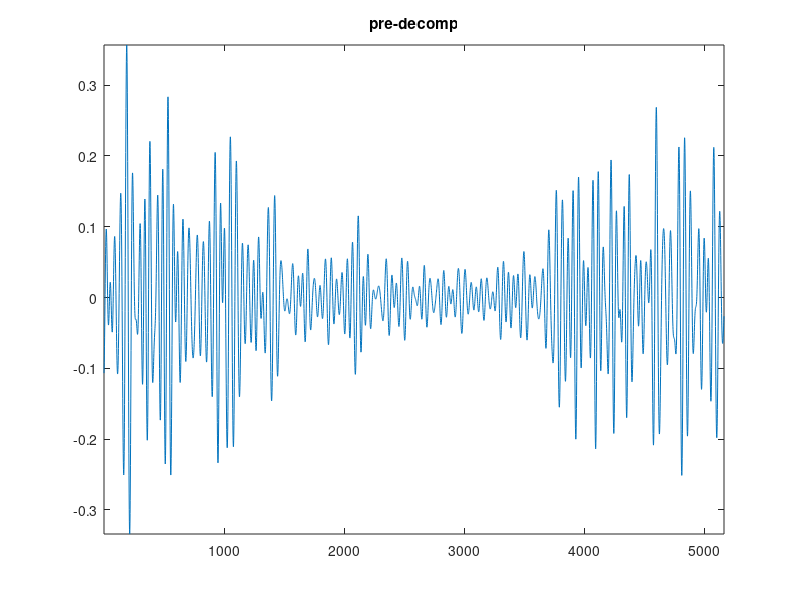

MATLAB code to generate this figure: (Note: this script raises an error after producing the figure.)
clear all; close all; clc
load wavelet_tmp.mat

rcv = double(frame(:,1));
rcv = interp(rcv,10);

figure; 
plot(rcv); title('pre-decomp'); axis tight

wvtype = 'sym4';

[cA, cD] = dwt(rcv,wvtype);

figure; hist(cA,100);

figure; hist(cD,100);

cD(find(cD~=0)) = 0;
